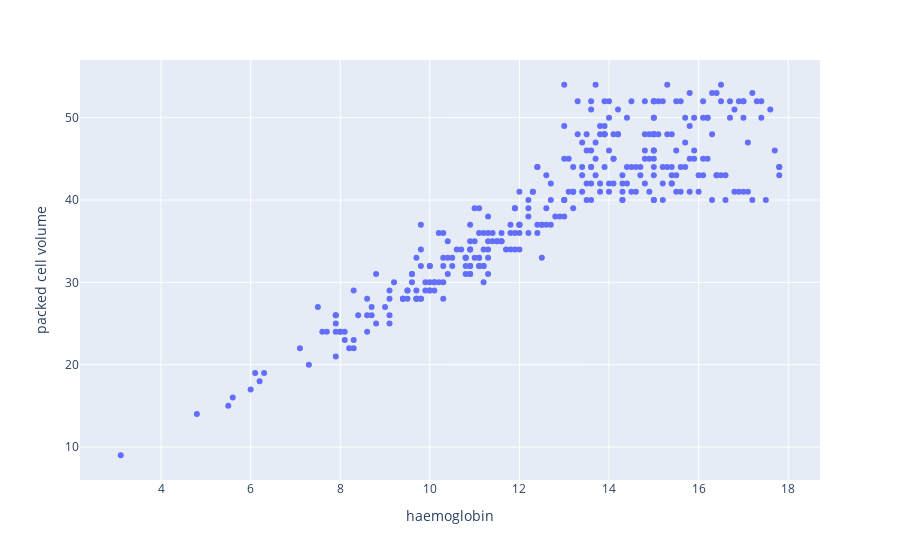

The notebook cell saved with this chart:
### Markdown cell above
#### Find the relation between haemoglobin and packed cell volume

### Code cell
px.scatter(df,x='haemoglobin',y='packed cell volume')

### Figure 1 — Plotly figure (JSON) as saved in the notebook; plotly's stock layout.template omitted (floating-point values rounded to 4 significant figures; data arrays with more than 128 entries replaced by an {"elided": "..."} marker saying what was removed)
{"data": [{"hovertemplate": "haemoglobin=%{x}<br>packed cell volume=%{y}<extra></extra>", "legendgroup": "", "marker": {"color": "#636efa", "symbol": "circle"}, "mode": "markers", "name": "", "orientation": "v", "showlegend": false, "type": "scatter", "x": {"elided": "400 float values"}, "xaxis": "x", "y": {"elided": "400 int values"}, "yaxis": "y"}], "layout": {"autosize": true, "legend": {"tracegroupgap": 0}, "margin": {"t": 60}, "xaxis": {"anchor": "y", "autorange": true, "domain": [0, 1], "range": [2.186, 18.71], "title": {"text": "haemoglobin"}, "type": "linear"}, "yaxis": {"anchor": "x", "autorange": true, "domain": [0, 1], "range": [5.516, 57.48], "title": {"text": "packed cell volume"}, "type": "linear"}}}
